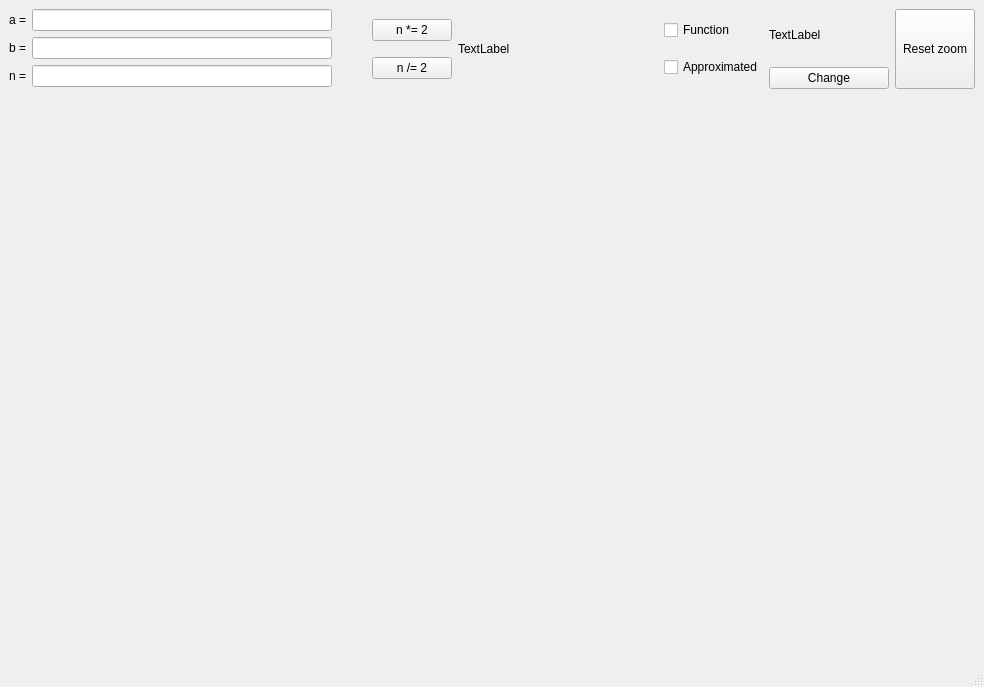
<?xml version="1.0" encoding="UTF-8"?>
<ui version="4.0">
 <class>MainWindow</class>
 <widget class="QMainWindow" name="MainWindow">
  <property name="geometry">
   <rect>
    <x>0</x>
    <y>0</y>
    <width>984</width>
    <height>687</height>
   </rect>
  </property>
  <property name="windowTitle">
   <string>MainWindow</string>
  </property>
  <widget class="QWidget" name="centralwidget">
   <layout class="QGridLayout" name="gridLayout">
    <item row="0" column="0">
     <layout class="QFormLayout" name="formLayout">
      <item row="0" column="0">
       <widget class="QLabel" name="aLabel">
        <property name="text">
         <string>a =</string>
        </property>
       </widget>
      </item>
      <item row="0" column="1">
       <widget class="QLineEdit" name="aLineEdit">
        <property name="maximumSize">
         <size>
          <width>300</width>
          <height>16777215</height>
         </size>
        </property>
       </widget>
      </item>
      <item row="1" column="0">
       <widget class="QLabel" name="bLabel">
        <property name="text">
         <string>b =</string>
        </property>
       </widget>
      </item>
      <item row="1" column="1">
       <widget class="QLineEdit" name="bLineEdit">
        <property name="maximumSize">
         <size>
          <width>300</width>
          <height>16777215</height>
         </size>
        </property>
       </widget>
      </item>
      <item row="2" column="0">
       <widget class="QLabel" name="nLabel">
        <property name="text">
         <string>n =</string>
        </property>
       </widget>
      </item>
      <item row="2" column="1">
       <widget class="QLineEdit" name="nLineEdit">
        <property name="maximumSize">
         <size>
          <width>300</width>
          <height>16777215</height>
         </size>
        </property>
       </widget>
      </item>
     </layout>
    </item>
    <item row="0" column="1">
     <layout class="QVBoxLayout" name="verticalLayout_3">
      <item>
       <widget class="QPushButton" name="mlt2PushButton">
        <property name="text">
         <string>n *= 2</string>
        </property>
       </widget>
      </item>
      <item>
       <widget class="QPushButton" name="div2PushButton">
        <property name="text">
         <string>n /= 2</string>
        </property>
       </widget>
      </item>
     </layout>
    </item>
    <item row="0" column="2">
     <widget class="QLabel" name="residualLabel">
      <property name="minimumSize">
       <size>
        <width>200</width>
        <height>0</height>
       </size>
      </property>
      <property name="text">
       <string>TextLabel</string>
      </property>
     </widget>
    </item>
    <item row="0" column="3">
     <layout class="QVBoxLayout" name="verticalLayout_2">
      <item>
       <widget class="QCheckBox" name="functionCheckBox">
        <property name="text">
         <string>Function</string>
        </property>
       </widget>
      </item>
      <item>
       <widget class="QCheckBox" name="approximatedCheckBox">
        <property name="text">
         <string>Approximated</string>
        </property>
       </widget>
      </item>
     </layout>
    </item>
    <item row="0" column="4">
     <layout class="QVBoxLayout" name="verticalLayout">
      <item>
       <widget class="QLabel" name="functionNameLabel">
        <property name="minimumSize">
         <size>
          <width>120</width>
          <height>0</height>
         </size>
        </property>
        <property name="text">
         <string>TextLabel</string>
        </property>
       </widget>
      </item>
      <item>
       <widget class="QPushButton" name="changeFunctionPushButton">
        <property name="text">
         <string>Change</string>
        </property>
       </widget>
      </item>
     </layout>
    </item>
    <item row="0" column="5">
     <widget class="QPushButton" name="resetZoomPushButton">
      <property name="minimumSize">
       <size>
        <width>0</width>
        <height>80</height>
       </size>
      </property>
      <property name="text">
       <string>Reset zoom</string>
      </property>
     </widget>
    </item>
    <item row="1" column="0" colspan="6">
     <widget class="QWidget" name="plotWidget" native="true">
      <property name="tabletTracking">
       <bool>false</bool>
      </property>
      <property name="acceptDrops">
       <bool>false</bool>
      </property>
      <property name="autoFillBackground">
       <bool>false</bool>
      </property>
     </widget>
    </item>
   </layout>
  </widget>
  <widget class="QMenuBar" name="menubar">
   <property name="geometry">
    <rect>
     <x>0</x>
     <y>0</y>
     <width>984</width>
     <height>22</height>
    </rect>
   </property>
  </widget>
  <widget class="QStatusBar" name="statusbar"/>
 </widget>
 <resources/>
 <connections/>
</ui>
